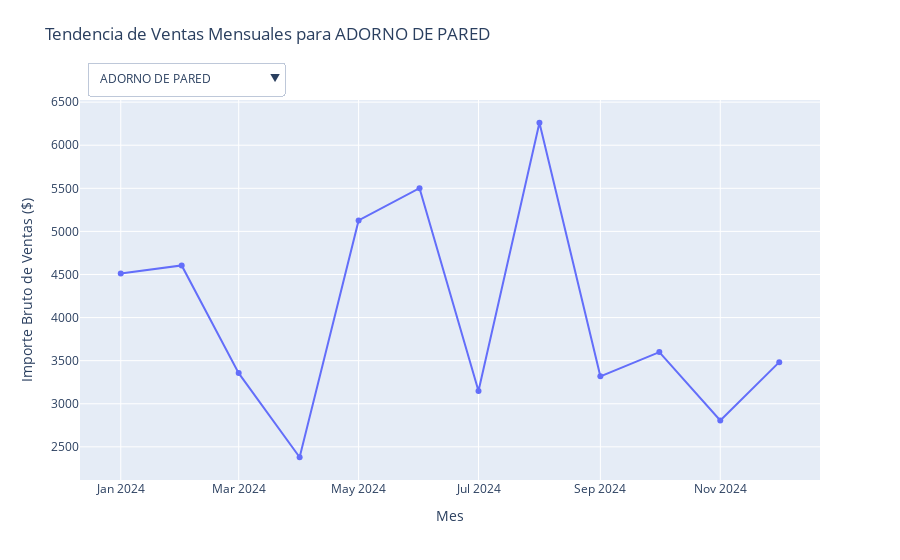

Here is the notebook cell this chart was saved with:
### Code cell
aux_ventas_mensuales_por_producto_v4 = df_Ventas_v4.groupby(['yyyy_mm_venta', 'producto'])['importe_bruto_venta'].sum().reset_index()

# Obtener nombres únicos de productos para el menú desplegable
nombres_productos = aux_ventas_mensuales_por_producto_v4['producto'].unique()

# Inicializar la figura
fig = go.Figure()

for producto in nombres_productos:
    df_producto = aux_ventas_mensuales_por_producto_v4[aux_ventas_mensuales_por_producto_v4['producto'] == producto]
    fig.add_trace(go.Scatter(
        x=df_producto['yyyy_mm_venta'].astype(str),  # Convertir Period a string para graficar
        y=df_producto['importe_bruto_venta'],
        mode='lines+markers',
        name=producto,
        visible=(producto == nombres_productos[0]) # Solo el primer producto es visible por defecto
    ))

# Crear menú desplegable
botones = []
for i, producto in enumerate(nombres_productos):
    visibilidad = [False] * len(nombres_productos)
    visibilidad[i] = True
    botones.append(dict(
        label=producto,
        method='update',
        args=[{'visible': visibilidad}, {'title': f'Tendencia de Ventas Mensuales para {producto}'}]
    ))

fig.update_layout(
    updatemenus=[dict(
        type='dropdown',
        direction='down',
        x=0.01,
        xanchor='left',
        y=1.1, # Ajustado para bajar la ventana de selección
        yanchor='top',
        showactive=True,
        buttons=botones
    )],
    title_text=f'Tendencia de Ventas Mensuales para {nombres_productos[0]}',
    xaxis_title='Mes',
    yaxis_title='Importe Bruto de Ventas ($)',
    hovermode='x unified',
    title_y=0.95 # Ajustado para subir un poco el título si es necesario
)

fig.show()

print("Tablero de control interactivo: Ingresos Brutos por Producto.")

### Figure 1 — Plotly figure (JSON) as saved in the notebook; plotly's stock layout.template omitted (floating-point values rounded to 4 significant figures)
{"data": [{"mode": "lines+markers", "name": "ADORNO DE PARED", "type": "scatter", "visible": true, "x": ["2024-01", "2024-02", "2024-03", "2024-04", "2024-05", "2024-06", "2024-07", "2024-08", "2024-09", "2024-10", "2024-11", "2024-12"], "y": [4511.0, 4605.0, 3355.0, 2379.0, 5128.0, 5502.0, 3147.0, 6261.0, 3318.0, 3599.0, 2806.0, 3483.0]}, {"mode": "lines+markers", "name": "ALFOMBRA", "type": "scatter", "visible": false, "x": ["2024-01", "2024-02", "2024-03", "2024-04", "2024-05", "2024-06", "2024-07", "2024-08", "2024-09", "2024-10", "2024-11", "2024-12"], "y": [1643.0, 2416.0, 5630.0, 5712.0, 5178.0, 1662.0, 4928.0, 3949.0, 2933.0, 2359.0, 4269.0, 4095.0]}, {"mode": "lines+markers", "name": "ASPIRADORA", "type": "scatter", "visible": false, "x": ["2024-01", "2024-02", "2024-03", "2024-04", "2024-05", "2024-06", "2024-07", "2024-08", "2024-09", "2024-10", "2024-11", "2024-12"], "y": [4486.0, 4333.0, 3307.0, 3900.0, 3616.0, 3775.0, 4564.0, 4644.0, 4139.0, 5536.0, 2771.0, 5015.0]}, {"mode": "lines+markers", "name": "AURICULARES", "type": "scatter", "visible": false, "x": ["2024-01", "2024-02", "2024-03", "2024-04", "2024-05", "2024-06", "2024-07", "2024-08", "2024-09", "2024-10", "2024-11", "2024-12"], "y": [8170.0, 7082.0, 7829.0, 7874.0, 6428.0, 5010.0, 7840.0, 5377.0, 6830.0, 3237.0, 4556.0, 3943.0]}, {"mode": "lines+markers", "name": "BATIDORA", "type": "scatter", "visible": false, "x": ["2024-01", "2024-02", "2024-03", "2024-04", "2024-05", "2024-06", "2024-07", "2024-08", "2024-09", "2024-10", "2024-11", "2024-12"], "y": [3150.0, 3631.0, 3877.0, 5877.0, 3782.0, 3255.0, 2079.0, 4764.0, 5337.0, 5329.0, 4144.0, 5754.0]}, {"mode": "lines+markers", "name": "CAFETERA", "type": "scatter", "visible": false, "x": ["2024-01", "2024-02", "2024-03", "2024-04", "2024-05", "2024-06", "2024-07", "2024-08", "2024-09", "2024-10", "2024-11", "2024-12"], "y": [7239.0, 5124.0, 5656.0, 5354.0, 9826.0, 3036.0, 2738.0, 3248.0, 7091.0, 2529.0, 4459.0, 3309.0]}, {"mode": "lines+markers", "name": "CAMARA DIGITAL", "type": "scatter", "visible": false, "x": ["2024-01", "2024-02", "2024-03", "2024-04", "2024-05", "2024-06", "2024-07", "2024-08", "2024-09", "2024-10", "2024-11", "2024-12"], "y": [3568.0, 3793.0, 3715.0, 3537.0, 3543.0, 5017.0, 3149.0, 4312.0, 3685.0, 2083.0, 4880.0, 3935.0]}, {"mode": "lines+markers", "name": "CANDELABRO", "type": "scatter", "visible": false, "x": ["2024-01", "2024-07", "2024-08", "2024-09", "2024-10"], "y": [2610.0, 2348.0, 3327.0, 306.1, 2538.0]}, {"mode": "lines+markers", "name": "CONSOLA DE VIDEOJUEGOS", "type": "scatter", "visible": false, "x": ["2024-01", "2024-02", "2024-03", "2024-04", "2024-05", "2024-06", "2024-07", "2024-08", "2024-09", "2024-10", "2024-11", "2024-12"], "y": [4544.0, 1551.0, 6602.0, 3477.0, 2588.0, 3337.0, 3687.0, 4593.0, 4788.0, 3488.0, 2974.0, 4546.0]}, {"mode": "lines+markers", "name": "CORTINAS", "type": "scatter", "visible": false, "x": ["2024-01", "2024-02", "2024-03", "2024-04", "2024-05", "2024-06", "2024-07", "2024-08", "2024-09", "2024-10", "2024-11", "2024-12"], "y": [4679.0, 3009.0, 3826.0, 3988.0, 6390.0, 5440.0, 3231.0, 2255.0, 2690.0, 3157.0, 2685.0, 3514.0]}, {"mode": "lines+markers", "name": "CUADRO DECORATIVO", "type": "scatter", "visible": false, "x": ["2024-01", "2024-02", "2024-03", "2024-04", "2024-05", "2024-06", "2024-07", "2024-08", "2024-09", "2024-10", "2024-11", "2024-12"], "y": [3761.0, 10990.0, 4159.0, 4021.0, 6384.0, 1921.0, 1924.0, 2884.0, 5254.0, 2454.0, 5595.0, 4949.0]}, {"mode": "lines+markers", "name": "ELEMENTOS DE CERAMICA", "type": "scatter", "visible": false, "x": ["2024-01", "2024-02", "2024-03", "2024-04", "2024-05", "2024-06", "2024-07", "2024-08", "2024-09", "2024-10", "2024-11", "2024-12"], "y": [4048.0, 4406.0, 3629.0, 2560.0, 2615.0, 4216.0, 2867.0, 1348.0, 5115.0, 4206.0, 5151.0, 5250.0]}, {"mode": "lines+markers", "name": "ESPEJO DECORATIVO", "type": "scatter", "visible": false, "x": ["2024-01", "2024-02", "2024-03", "2024-04", "2024-05", "2024-06", "2024-07", "2024-08", "2024-09", "2024-10", "2024-11", "2024-12"], "y": [6844.0, 2667.0, 2755.0, 4297.0, 4390.0, 4775.0, 4116.0, 3924.0, 3105.0, 2843.0, 3276.0, 3792.0]}, {"mode": "lines+markers", "name": "FREIDORA ELECTRICA", "type": "scatter", "visible": false, "x": ["2024-01", "2024-02", "2024-03", "2024-04", "2024-05", "2024-06", "2024-07", "2024-08", "2024-09", "2024-10", "2024-11", "2024-12"], "y": [4795.0, 2944.0, 8035.0, 5734.0, 2570.0, 1810.0, 2253.0, 2551.0, 4688.0, 3361.0, 7941.0, 3473.0]}, {"mode": "lines+markers", "name": "HELADERA", "type": "scatter", "visible": false, "x": ["2024-01", "2024-03", "2024-04", "2024-05", "2024-06", "2024-09", "2024-10", "2024-11", "2024-12"], "y": [2119.0, 2699.0, 1720.0, 4574.0, 2674.0, 3324.0, 1929.0, 3434.0, 3264.0]}, {"mode": "lines+markers", "name": "HORNO ELECTRICO", "type": "scatter", "visible": false, "x": ["2024-01", "2024-02", "2024-03", "2024-04", "2024-05", "2024-06", "2024-07", "2024-08", "2024-09", "2024-10", "2024-11", "2024-12"], "y": [3010.0, 126, 5549.0, 5632.0, 7434.0, 3607.0, 5560.0, 3705.0, 1239, 4909.0, 2792.0, 6351.0]}, {"mode": "lines+markers", "name": "JARRON DECORATIVO", "type": "scatter", "visible": false, "x": ["2024-01", "2024-02", "2024-03", "2024-04", "2024-05", "2024-06", "2024-07", "2024-08", "2024-09", "2024-10", "2024-11", "2024-12"], "y": [5277.0, 4334.0, 7631.0, 3119.0, 3500.0, 3292.0, 2514.0, 3874.0, 4784.0, 5805.0, 5749.0, 1252.0]}, {"mode": "lines+markers", "name": "LAMPARA DE MESA", "type": "scatter", "visible": false, "x": ["2024-01", "2024-02", "2024-03", "2024-04", "2024-05", "2024-06", "2024-07", "2024-08", "2024-09", "2024-10", "2024-11", "2024-12"], "y": [9194.0, 7320.0, 7769.0, 12380.0, 9096.0, 3985.0, 6278.0, 4007.0, 4740.0, 1434.0, 8597.0, 7472.0]}, {"mode": "lines+markers", "name": "LAPTOP", "type": "scatter", "visible": false, "x": ["2024-01", "2024-02", "2024-03", "2024-04", "2024-05", "2024-06", "2024-07", "2024-08", "2024-09", "2024-10", "2024-11", "2024-12"], "y": [1428.0, 4251.0, 4487.0, 3840.0, 3614.0, 3409.0, 4576.0, 3804.0, 4946.0, 5048.0, 2419.0, 4357.0]}, {"mode": "lines+markers", "name": "LAVADORA", "type": "scatter", "visible": false, "x": ["2024-01", "2024-02", "2024-03", "2024-04", "2024-05", "2024-06", "2024-07", "2024-08", "2024-09", "2024-10", "2024-11", "2024-12"], "y": [5155.0, 3332.0, 4223.0, 3697.0, 5114.0, 2387.0, 9047.0, 4847.0, 2115.0, 3194.0, 2923.0, 2911.0]}, {"mode": "lines+markers", "name": "MICROONDAS", "type": "scatter", "visible": false, "x": ["2024-01", "2024-02", "2024-03", "2024-04", "2024-05", "2024-06", "2024-07", "2024-08", "2024-09", "2024-10", "2024-11", "2024-12"], "y": [1170.0, 4906.0, 4289.0, 3542.0, 5282.0, 8251.0, 8717.0, 11790.0, 7843.0, 4350.0, 7235.0, 5191.0]}, {"mode": "lines+markers", "name": "PARLANTES BLUETOOTH", "type": "scatter", "visible": false, "x": ["2024-01", "2024-02", "2024-03", "2024-04", "2024-05", "2024-06", "2024-07", "2024-08", "2024-09", "2024-10", "2024-11", "2024-12"], "y": [1575.0, 2242.0, 2430.0, 2707.0, 5913.0, 5106.0, 4523.0, 4910.0, 4041.0, 6969.0, 5324.0, 2039.0]}, {"mode": "lines+markers", "name": "PLANCHA DE VAPOR", "type": "scatter", "visible": false, "x": ["2024-01", "2024-02", "2024-03", "2024-04", "2024-05", "2024-06", "2024-07", "2024-08", "2024-09", "2024-10", "2024-11", "2024-12"], "y": [4240.0, 6403.0, 4314.0, 5604.0, 2321.0, 4646, 1600.0, 4111.0, 1929.0, 1928.0, 3824.0, 4278.0]}, {"mode": "lines+markers", "name": "PROYECTOR", "type": "scatter", "visible": false, "x": ["2024-01", "2024-02", "2024-03", "2024-04", "2024-05", "2024-06", "2024-07", "2024-08", "2024-09", "2024-10", "2024-11", "2024-12"], "y": [4847.0, 5386.0, 3658.0, 3749.0, 1990.0, 2607.0, 3846.0, 4220.0, 3996.0, 2836.0, 5658.0, 5394.0]}, {"mode": "lines+markers", "name": "RINCON DE PLANTAS", "type": "scatter", "visible": false, "x": ["2024-01", "2024-02", "2024-03", "2024-04", "2024-05", "2024-06", "2024-07", "2024-08", "2024-09", "2024-10", "2024-11", "2024-12"], "y": [4762.0, 5159.0, 4043.0, 3905.0, 3516.0, 4204.0, 2933.0, 3691.0, 3883.0, 5885.0, 4991.0, 3484.0]}, {"mode": "lines+markers", "name": "SECADORA", "type": "scatter", "visible": false, "x": ["2024-01", "2024-02", "2024-03", "2024-04", "2024-05", "2024-06", "2024-07", "2024-08", "2024-09", "2024-10", "2024-11", "2024-12"], "y": [5140.0, 4167.0, 2572.0, 5985.0, 11220.0, 2981.0, 4864.0, 2327.0, 2161.0, 3874.0, 2607.0, 4214.0]}, {"mode": "lines+markers", "name": "SMARTPHONE", "type": "scatter", "visible": false, "x": ["2024-01", "2024-02", "2024-03", "2024-04", "2024-05", "2024-06", "2024-07", "2024-08", "2024-09", "2024-10", "2024-11", "2024-12"], "y": [6831.0, 4822.0, 8655.0, 4450.0, 4625.0, 1017.0, 4053.0, 1297.0, 3742.0, 6544.0, 2642.0, 5456.0]}, {"mode": "lines+markers", "name": "SMARTWATCH", "type": "scatter", "visible": false, "x": ["2024-01", "2024-02", "2024-03", "2024-04", "2024-05", "2024-06", "2024-07", "2024-08", "2024-09", "2024-10", "2024-11", "2024-12"], "y": [5075.0, 4777.0, 4710.0, 3617.0, 5572.0, 3419.0, 3581.0, 2669.0, 3023.0, 7113.0, 2857.0, 1425.0]}, {"mode": "lines+markers", "name": "TABLET", "type": "scatter", "visible": false, "x": ["2024-01", "2024-02", "2024-03", "2024-04", "2024-05", "2024-06", "2024-07", "2024-08", "2024-09", "2024-10", "2024-12"], "y": [2128.0, 1772.0, 1392.0, 2539.0, 1633.0, 4744.0, 1693.0, 2723.0, 3758.0, 214.7, 3259.0]}, {"mode": "lines+markers", "name": "TELEVISOR", "type": "scatter", "visible": false, "x": ["2024-01", "2024-02", "2024-03", "2024-04", "2024-05", "2024-06", "2024-07", "2024-08", "2024-09", "2024-10", "2024-11", "2024-12"], "y": [3606.0, 3125.0, 5985.0, 3232.0, 5883.0, 3394.0, 3572.0, 8271.0, 986.3, 3364.0, 3396.0, 2224.0]}], "layout": {"hovermode": "x unified", "title": {"text": "Tendencia de Ventas Mensuales para ADORNO DE PARED", "y": 0.95}, "updatemenus": [{"buttons": [{"args": [{"visible": [true, false, false, false, false, false, false, false, false, false, false, false, false, false, false, false, false, false, false, false, false, false, false, false, false, false, false, false, false, false]}, {"title": "Tendencia de Ventas Mensuales para ADORNO DE PARED"}], "label": "ADORNO DE PARED", "method": "update"}, {"args": [{"visible": [false, true, false, false, false, false, false, false, false, false, false, false, false, false, false, false, false, false, false, false, false, false, false, false, false, false, false, false, false, false]}, {"title": "Tendencia de Ventas Mensuales para ALFOMBRA"}], "label": "ALFOMBRA", "method": "update"}, {"args": [{"visible": [false, false, true, false, false, false, false, false, false, false, false, false, false, false, false, false, false, false, false, false, false, false, false, false, false, false, false, false, false, false]}, {"title": "Tendencia de Ventas Mensuales para ASPIRADORA"}], "label": "ASPIRADORA", "method": "update"}, {"args": [{"visible": [false, false, false, true, false, false, false, false, false, false, false, false, false, false, false, false, false, false, false, false, false, false, false, false, false, false, false, false, false, false]}, {"title": "Tendencia de Ventas Mensuales para AURICULARES"}], "label": "AURICULARES", "method": "update"}, {"args": [{"visible": [false, false, false, false, true, false, false, false, false, false, false, false, false, false, false, false, false, false, false, false, false, false, false, false, false, false, false, false, false, false]}, {"title": "Tendencia de Ventas Mensuales para BATIDORA"}], "label": "BATIDORA", "method": "update"}, {"args": [{"visible": [false, false, false, false, false, true, false, false, false, false, false, false, false, false, false, false, false, false, false, false, false, false, false, false, false, false, false, false, false, false]}, {"title": "Tendencia de Ventas Mensuales para CAFETERA"}], "label": "CAFETERA", "method": "update"}, {"args": [{"visible": [false, false, false, false, false, false, true, false, false, false, false, false, false, false, false, false, false, false, false, false, false, false, false, false, false, false, false, false, false, false]}, {"title": "Tendencia de Ventas Mensuales para CAMARA DIGITAL"}], "label": "CAMARA DIGITAL", "method": "update"}, {"args": [{"visible": [false, false, false, false, false, false, false, true, false, false, false, false, false, false, false, false, false, false, false, false, false, false, false, false, false, false, false, false, false, false]}, {"title": "Tendencia de Ventas Mensuales para CANDELABRO"}], "label": "CANDELABRO", "method": "update"}, {"args": [{"visible": [false, false, false, false, false, false, false, false, true, false, false, false, false, false, false, false, false, false, false, false, false, false, false, false, false, false, false, false, false, false]}, {"title": "Tendencia de Ventas Mensuales para CONSOLA DE VIDEOJUEGOS"}], "label": "CONSOLA DE VIDEOJUEGOS", "method": "update"}, {"args": [{"visible": [false, false, false, false, false, false, false, false, false, true, false, false, false, false, false, false, false, false, false, false, false, false, false, false, false, false, false, false, false, false]}, {"title": "Tendencia de Ventas Mensuales para CORTINAS"}], "label": "CORTINAS", "method": "update"}, {"args": [{"visible": [false, false, false, false, false, false, false, false, false, false, true, false, false, false, false, false, false, false, false, false, false, false, false, false, false, false, false, false, false, false]}, {"title": "Tendencia de Ventas Mensuales para CUADRO DECORATIVO"}], "label": "CUADRO DECORATIVO", "method": "update"}, {"args": [{"visible": [false, false, false, false, false, false, false, false, false, false, false, true, false, false, false, false, false, false, false, false, false, false, false, false, false, false, false, false, false, false]}, {"title": "Tendencia de Ventas Mensuales para ELEMENTOS DE CERAMICA"}], "label": "ELEMENTOS DE CERAMICA", "method": "update"}, {"args": [{"visible": [false, false, false, false, false, false, false, false, false, false, false, false, true, false, false, false, false, false, false, false, false, false, false, false, false, false, false, false, false, false]}, {"title": "Tendencia de Ventas Mensuales para ESPEJO DECORATIVO"}], "label": "ESPEJO DECORATIVO", "method": "update"}, {"args": [{"visible": [false, false, false, false, false, false, false, false, false, false, false, false, false, true, false, false, false, false, false, false, false, false, false, false, false, false, false, false, false, false]}, {"title": "Tendencia de Ventas Mensuales para FREIDORA ELECTRICA"}], "label": "FREIDORA ELECTRICA", "method": "update"}, {"args": [{"visible": [false, false, false, false, false, false, false, false, false, false, false, false, false, false, true, false, false, false, false, false, false, false, false, false, false, false, false, false, false, false]}, {"title": "Tendencia de Ventas Mensuales para HELADERA"}], "label": "HELADERA", "method": "update"}, {"args": [{"visible": [false, false, false, false, false, false, false, false, false, false, false, false, false, false, false, true, false, false, false, false, false, false, false, false, false, false, false, false, false, false]}, {"title": "Tendencia de Ventas Mensuales para HORNO ELECTRICO"}], "label": "HORNO ELECTRICO", "method": "update"}, {"args": [{"visible": [false, false, false, false, false, false, false, false, false, false, false, false, false, false, false, false, true, false, false, false, false, false, false, false, false, false, false, false, false, false]}, {"title": "Tendencia de Ventas Mensuales para JARRON DECORATIVO"}], "label": "JARRON DECORATIVO", "method": "update"}, {"args": [{"visible": [false, false, false, false, false, false, false, false, false, false, false, false, false, false, false, false, false, true, false, false, false, false, false, false, false, false, false, false, false, false]}, {"title": "Tendencia de Ventas Mensuales para LAMPARA DE MESA"}], "label": "LAMPARA DE MESA", "method": "update"}, {"args": [{"visible": [false, false, false, false, false, false, false, false, false, false, false, false, false, false, false, false, false, false, true, false, false, false, false, false, false, false, false, false, false, false]}, {"title": "Tendencia de Ventas Mensuales para LAPTOP"}], "label": "LAPTOP", "method": "update"}, {"args": [{"visible": [false, false, false, false, false, false, false, false, false, false, false, false, false, false, false, false, false, false, false, true, false, false, false, false, false, false, false, false, false, false]}, {"title": "Tendencia de Ventas Mensuales para LAVADORA"}], "label": "LAVADORA", "method": "update"}, {"args": [{"visible": [false, false, false, false, false, false, false, false, false, false, false, false, false, false, false, false, false, false, false, false, true, false, false, false, false, false, false, false, false, false]}, {"title": "Tendencia de Ventas Mensuales para MICROONDAS"}], "label": "MICROONDAS", "method": "update"}, {"args": [{"visible": [false, false, false, false, false, false, false, false, false, false, false, false, false, false, false, false, false, false, false, false, false, true, false, false, false, false, false, false, false, false]}, {"title": "Tendencia de Ventas Mensuales para PARLANTES BLUETOOTH"}], "label": "PARLANTES BLUETOOTH", "method": "update"}, {"args": [{"visible": [false, false, false, false, false, false, false, false, false, false, false, false, false, false, false, false, false, false, false, false, false, false, true, false, false, false, false, false, false, false]}, {"title": "Tendencia de Ventas Mensuales para PLANCHA DE VAPOR"}], "label": "PLANCHA DE VAPOR", "method": "update"}, {"args": [{"visible": [false, false, false, false, false, false, false, false, false, false, false, false, false, false, false, false, false, false, false, false, false, false, false, true, false, false, false, false, false, false]}, {"title": "Tendencia de Ventas Mensuales para PROYECTOR"}], "label": "PROYECTOR", "method": "update"}, {"args": [{"visible": [false, false, false, false, false, false, false, false, false, false, false, false, false, false, false, false, false, false, false, false, false, false, false, false, true, false, false, false, false, false]}, {"title": "Tendencia de Ventas Mensuales para RINCON DE PLANTAS"}], "label": "RINCON DE PLANTAS", "method": "update"}, {"args": [{"visible": [false, false, false, false, false, false, false, false, false, false, false, false, false, false, false, false, false, false, false, false, false, false, false, false, false, true, false, false, false, false]}, {"title": "Tendencia de Ventas Mensuales para SECADORA"}], "label": "SECADORA", "method": "update"}, {"args": [{"visible": [false, false, false, false, false, false, false, false, false, false, false, false, false, false, false, false, false, false, false, false, false, false, false, false, false, false, true, false, false, false]}, {"title": "Tendencia de Ventas Mensuales para SMARTPHONE"}], "label": "SMARTPHONE", "method": "update"}, {"args": [{"visible": [false, false, false, false, false, false, false, false, false, false, false, false, false, false, false, false, false, false, false, false, false, false, false, false, false, false, false, true, false, false]}, {"title": "Tendencia de Ventas Mensuales para SMARTWATCH"}], "label": "SMARTWATCH", "method": "update"}, {"args": [{"visible": [false, false, false, false, false, false, false, false, false, false, false, false, false, false, false, false, false, false, false, false, false, false, false, false, false, false, false, false, true, false]}, {"title": "Tendencia de Ventas Mensuales para TABLET"}], "label": "TABLET", "method": "update"}, {"args": [{"visible": [false, false, false, false, false, false, false, false, false, false, false, false, false, false, false, false, false, false, false, false, false, false, false, false, false, false, false, false, false, true]}, {"title": "Tendencia de Ventas Mensuales para TELEVISOR"}], "label": "TELEVISOR", "method": "update"}], "direction": "down", "showactive": true, "type": "dropdown", "x": 0.01, "xanchor": "left", "y": 1.1, "yanchor": "top"}], "xaxis": {"title": {"text": "Mes"}}, "yaxis": {"title": {"text": "Importe Bruto de Ventas ($)"}}}}
